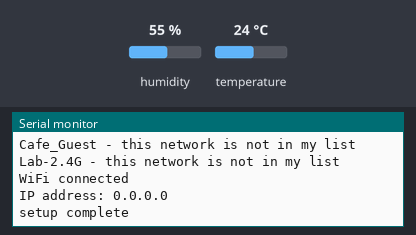
Simulated run of this sketch. Board: Arduino MKR. On the bench: the last lines printed to the serial monitor. The inputs (shaded band) are chosen by the test bench; at power-on: humidity 55 %, temperature 24 °C. A WiFi scan finds three made-up networks; random numbers use the default seed unless the sketch sets one; no MQTT or app messages arrive unless stated.

Above: at 4.2 s.
4.3 s: humidity set to 22 %
At 5.4 s:
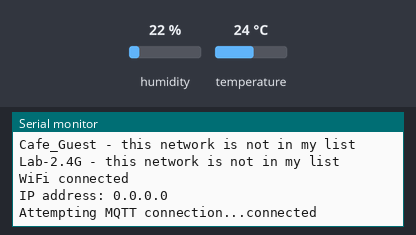
15.8 s: temperature set to 12 °C
At 19.0 s:
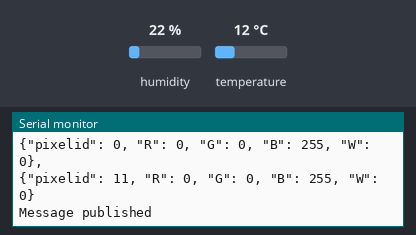
Timing chart, 0 to 20.3 s (numbered marks = the images above; inputs shaded):
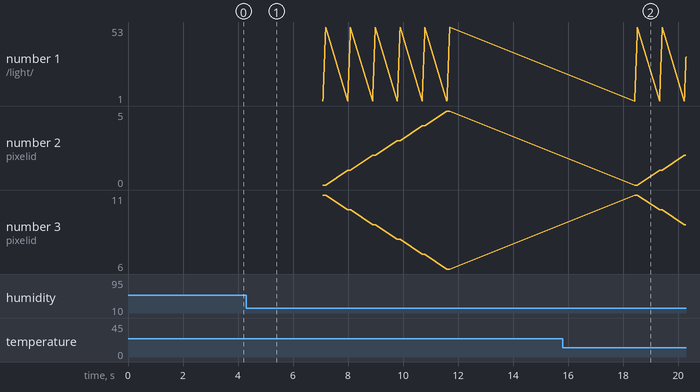

The sketch:

final_version_multi.ino
```cpp
#include <WiFiNINA.h>
#include <PubSubClient.h>
#include <utility/wifi_drv.h>
#include "arduino_secrets.h"
#include "modifiable.h"
#include <DHT.h>
#include <math.h>

#define DHTPIN 2  //Digital Pin 2
#define DHTTYPE DHT22
DHT dht(DHTPIN, DHTTYPE);


typedef struct {
    int R;
    int G;
    int B;
} ColorValues;

const char* ssid          = SECRET_SSID;
const char* password      = SECRET_PASS;
const char* mqtt_username = SECRET_MQTTUSER;
const char* mqtt_password = SECRET_MQTTPASS;
const char* mqtt_server = "mqtt.cetools.org";
const int mqtt_port = 1884;
int status = WL_IDLE_STATUS;

WiFiServer server(80);
WiFiClient wificlient;

WiFiClient mkrClient;
PubSubClient client(mkrClient);

// char mqtt_topic[] = MQTT_TOPIC;

void setup(){
    Serial.begin(115200);
    delay(1000);
    WiFi.setHostname(HOST_NAME);
    startWifi();
    client.setServer(mqtt_server, mqtt_port);
    //client.publish("student/CASA0014/light/33/brightness/", "{\"brightness\": 50}");
    Serial.println("setup complete");
    dht.begin();

}

void loop() {
    if (!client.connected()) {
        reconnectMQTT();
    }

    if (WiFi.status() != WL_CONNECTED){
        startWifi();
    }

    client.loop();

    // get temperature & humidity
    float temperature = dht.readTemperature(false);

    float humidity = dht.readHumidity(false);

    Serial.println(temperature);
    Serial.println(humidity);

    sendmqtt(temperature, humidity);

    Serial.println("sent a message");
    delay(1500);
}

void startWifi(){
    if (WiFi.status() == WL_NO_MODULE) {
        Serial.println("Communication with WiFi module failed!");
        while (true);
    }
    String fv = WiFi.firmwareVersion();
    if (fv < WIFI_FIRMWARE_LATEST_VERSION) {
        Serial.println("Please upgrade the firmware");
    }

    int n = WiFi.scanNetworks();
    Serial.println("Scan done");
    if (n == 0) {
        Serial.println("no networks found");
    } else {
        Serial.print(n);
        Serial.println(" networks found");
        Serial.print("Trying to connect to: ");
        Serial.println(ssid);
        for (int i = 0; i < n; ++i){
            String availablessid = WiFi.SSID(i);
            if (availablessid.equals(ssid)) {
                Serial.print("Connecting to ");
                Serial.println(ssid);
                WiFi.begin(ssid, password);
                while (WiFi.status() != WL_CONNECTED) {
                    delay(600);
                    Serial.print(".");
                }
                if (WiFi.status() == WL_CONNECTED) {
                    Serial.println("Connected to " + String(ssid));
                    break;
                } else {
                    Serial.println("Failed to connect to " + String(ssid));
                }
            } else {
                Serial.print(availablessid);
                Serial.println(" - this network is not in my list");
            }

        }
    }


    Serial.println("");
    Serial.println("WiFi connected");
    Serial.print("IP address: ");
    Serial.println(WiFi.localIP());

}

void reconnectMQTT() {
    if (WiFi.status() != WL_CONNECTED){
        startWifi();
    }

    while (!client.connected()) {
        Serial.print("Attempting MQTT connection...");
        String clientId = "LuminaSelector";
        clientId += String(random(0xffff), HEX);

        if (client.connect(clientId.c_str(), mqtt_username, mqtt_password)) {
            Serial.println("connected");
        } else {
            Serial.print("failed, rc=");
            Serial.print(client.state());
            Serial.println(" try again in 5 seconds");

            delay(5000);
        }
    }
}

void callback(char* topic, byte* payload, int length) {
    Serial.print("Message arrived [");
    Serial.print(topic);
    Serial.print("]: ");
    for (int i = 0; i < length; i++) {
        Serial.print((char)payload[i]);
    }
    Serial.println();
}

float get_heat_index(float temperature, float humidity){

    //Convert to Fahrenheit and calculate the heat index
    float temperatureF = temperature * 9.0 / 5.0 + 32.0;
    float heatIndex = -42.379
                    + 2.04901523 * temperatureF
                    + 10.14333127 * humidity
                    - 0.22475541 * temperatureF * humidity
                    - 0.00683783 * temperatureF * temperatureF
                    - 0.05481717 * humidity * humidity
                    + 0.00122874 * temperatureF * temperatureF * humidity
                    + 8.5282E-4 * temperatureF * humidity * humidity
                    - 1.99E-6 * temperatureF * temperatureF * humidity * humidity;

    Serial.println(heatIndex);
    return heatIndex;
}

///The readings of temperature and humidity are used to determine the RGB of the light
ColorValues decide_message(float heatIndex){
    ColorValues cv;


    // Range of Heat index
    float minRange = 80.0;
    float maxRange = 137.0;

    //  Limit the heat index to the defined range
    if (heatIndex < minRange) heatIndex = minRange;
    if (heatIndex > maxRange) heatIndex = maxRange;

    float normalised = (heatIndex - minRange) / (maxRange - minRange);
    Serial.println(normalised);


    //The normalized heat index values are mapped to RGB
    //Gradient: blue (lowest) → green (lower) →yello(higer) → red (highest)
    cv.R = (int)(pow(normalised, 0.5) * 255);
    cv.G = (int)(sin(normalised * M_PI) * 255);
    cv.B = (int)(pow(1.0 - normalised, 2.0) * 255);

    //Make sure the value of RGB does not exceed the upper limit of 255
    if (cv.R > 255) cv.R = 255;
    if (cv.G > 255) cv.G = 255;
    if (cv.B > 255) cv.B = 255;

    return cv;
}

int* get_brightness(float heatIndex){
    float ranges[] = {80, 97, 115, 128, 137};
    int num_groups = 4;
    int* brightness = (int*)malloc(num_groups * sizeof(int));

    for (int i = 0; i < num_groups; i++) {
        brightness[i] = 0;
    }

    for (int i = 0; i < num_groups; i++) {
        if (heatIndex >= ranges[i] && heatIndex <= ranges[i+1]) {
            float fraction = (heatIndex - ranges[i]) / (ranges[i+1] - ranges[i]);
            brightness[i] = (int)(fraction * 120);
        } else if (heatIndex > ranges[i+1]) {
            brightness[i] = 120;
        }
    }
    return brightness;
}


void sendmqtt(float temperature, float humidity){
    float heatIndex = get_heat_index(temperature, humidity);
    int* brightnesses = get_brightness(heatIndex);

    //get RGB value
    ColorValues cv = decide_message(heatIndex);

    for (int group=0; group<4; group++) {
        int group_start = (group == 3) ? 46 : group * 15 + 1;
        int group_end = (group == 3) ? 53 : (group + 1) * 15;
        int brightness = brightnesses[group];
        for (int light=group_start; light <= group_end; light++) {
            char brightness_topic[100];
            char brightness_message[100];
            sprintf(brightness_message, "{\"brightness\": %d}", brightness);
            sprintf(brightness_topic, "student/CASA0014/light/%d/brightness/", light);
            client.publish(brightness_topic, brightness_message);
        }
    }

    for (int pixel = ID_START; pixel <= ID_END/2; pixel++) {
        char mqtt_message_1[100];
        char mqtt_message_2[100];
        sprintf(mqtt_message_1, "{\"pixelid\": %d, \"R\": %d, \"G\": %d, \"B\": %d, \"W\": %d}, ", pixel, cv.R, cv.G, cv.B, 0);
        sprintf(mqtt_message_2, "{\"pixelid\": %d, \"R\": %d, \"G\": %d, \"B\": %d, \"W\": %d}", ID_END-pixel , cv.R, cv.G, cv.B, 0);
        for(int light = 1; light <= 53; light++){
            char mqtt_topic[100];
            sprintf(mqtt_topic, "student/CASA0014/light/%d/pixel/", light);
            Serial.println(mqtt_topic);
            Serial.println(mqtt_message_1);
            Serial.println(mqtt_message_2);

            if (client.publish(mqtt_topic, mqtt_message_1) && client.publish(mqtt_topic, mqtt_message_2)) {
                Serial.println("Message published");
            } else {
                Serial.println("Failed to publish message");
            }
        }
        delay(800);
    }
    delay(2000);


  for(int i = 1; i <= 53; i++){
    char mqtt_topic[100];
    sprintf(mqtt_topic, "student/CASA0014/light/%d/pixel/", i);

    for(int j = 0; j < 12; j++){
      // send a message to update the light
      char mqtt_message[100];
      sprintf(mqtt_message, "{\"pixelid\": %d, \"R\": 0, \"G\": 0, \"B\": 0, \"W\": 0}", j);

      if (client.publish(mqtt_topic, mqtt_message, false)) {
        Serial.println("Message published");
      } else {
        Serial.println("Failed to publish message");
      }
    }
  }
}
```

arduino_secrets.h
```cpp
#define SECRET_SSID "CE-Hub-Student"
#define SECRET_PASS "casa-ce-gagarin-public-service"
#define SECRET_MQTTUSER "student"
#define SECRET_MQTTPASS "ce2021-mqtt-forget-whale"
```

modifiable.h
```cpp
#define MQTT_TOPIC "student/CASA0014/light/33/pixel/"
#define HOST_NAME "Lumina ucfnfen"
#define ID_START 0
#define ID_END 11
```

Measured:
- after the input at 15.8 s, the serial monitor: prints a new line after 2.6 s (image 2)
